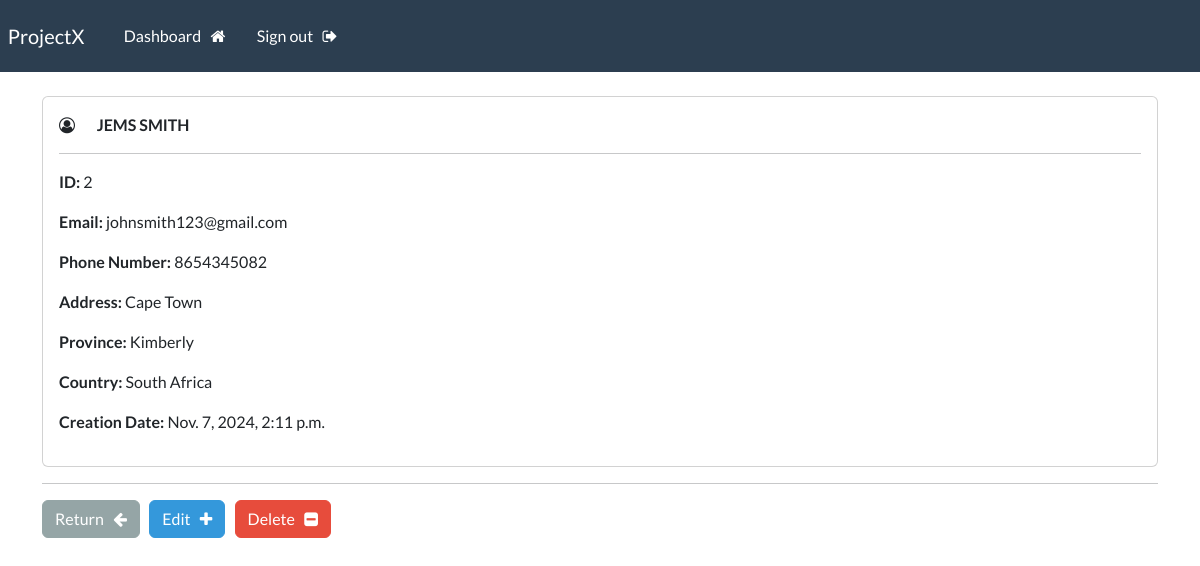
The page /record/2 (signed in) on the database its author committed.
### webapp/models.py (models this page shows, shortened)
class Record(models.Model):
       creation_date = models.DateTimeField(auto_now_add=True)
       first_name = models.CharField(max_length= 25)
       last_name = models.CharField(max_length= 25)
       email = models.CharField(max_length= 50)
       phone = models.CharField(max_length= 15)
       address = models.CharField(max_length= 75)
       province = models.CharField(max_length= 55)
       country = models.CharField(max_length= 25)

### webapp/views.py (the view)
# urls.py: path('record/<int:pk>', views.single_record, name="record"),
@login_required(login_url='my-login')
def single_record(request, pk):
    all_records = Record.objects.get(id=pk)
    context = {'record':all_records}
    return render(request, 'webapp/view-record.html', context=context)

### webapp/templates/webapp/view-record.html (shortened to what this page needs)
{% extends 'webapp/base.html' %}
{% load crispy_forms_tags %}
{% block content %}
  <div class="card">
       <div class="card-body">
        <i class="fa fa-user-circle-o" aria-hidden="true"></i> &nbsp;
        <strong>
          {{record.first_name|upper}}
          {{record.last_name|upper}}
        </strong>
        <hr>
          <p><strong>ID: </strong> {{record.id}} </p>
          <p><strong>Email: </strong> {{record.email}} </p>
          <p><strong>Phone Number: </strong> {{record.phone}} </p>
          <p><strong>Address: </strong> {{record.address}} </p>
          <p><strong>Province: </strong> {{record.province}} </p>
          <p><strong>Country: </strong> {{record.country}} </p>
          <p><strong>Creation Date: </strong> {{record.creation_date}} </p>
      </div>
  </div>
  <hr>
  <a href="{% url 'dashboard' %}" class="btn btn-secondary"> Return &nbsp; <i class="fa fa-arrow-left" aria-hidden="true"></i></a>
  <a href="{% url 'update-record' pk=record.id %}" class="btn btn-info"> Edit &nbsp; <i class="fa fa-plus" aria-hidden="true"></i></a>
  <a href="{% url 'delete-record' pk=record.id %}" class="btn btn-danger"> Delete &nbsp; <i class="fa fa-minus-square" aria-hidden="true"></i></a>
{% endblock %}

### rows shown on the page
Record: first_name "JEMS", last_name "SMITH", id "2", email "johnsmith123@gmail.com", phone "8654345082", address "Cape Town", province "Kimberly", country "South Africa", creation_date "Nov. 7, 2024, 2:11 p.m."
